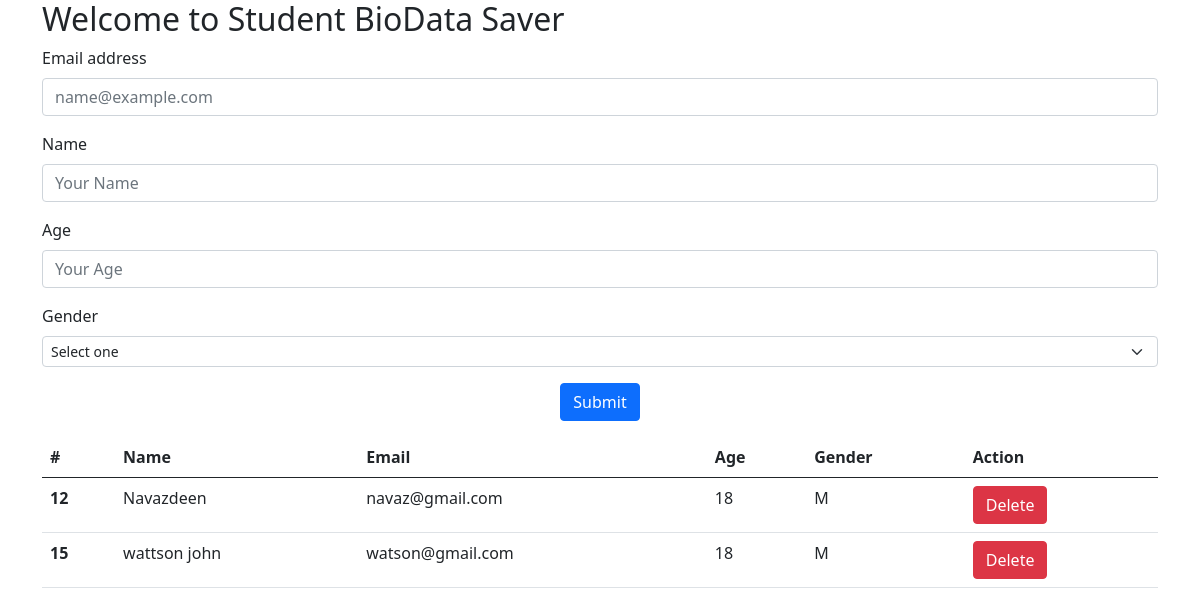
The app's page /, older data.
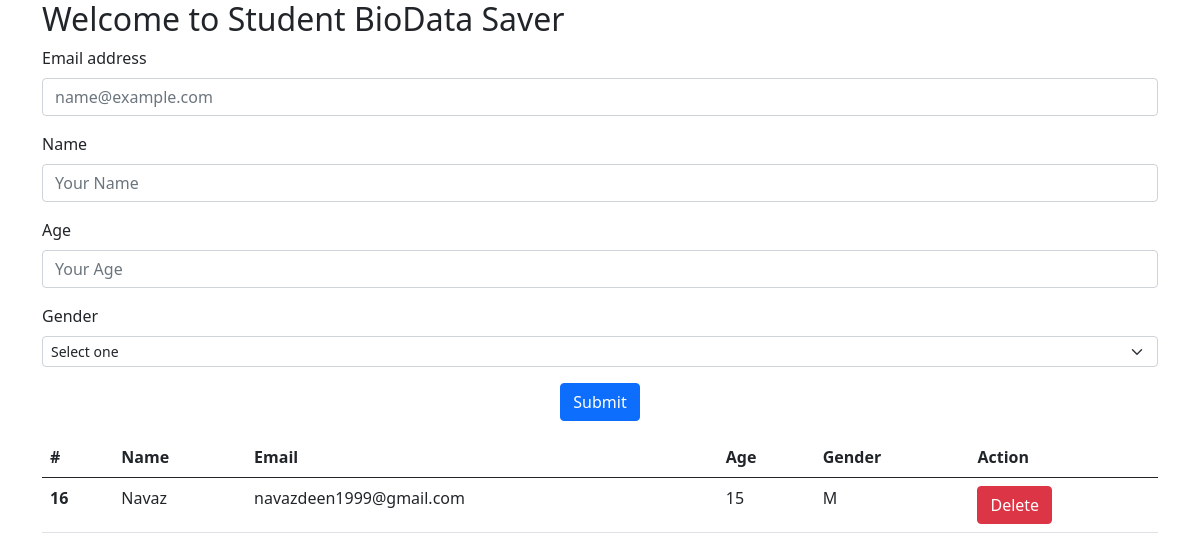
The same page, newer data.
### Home/models.py (models this page shows, shortened)
class StudentBio(models.Model):
    Email = models.EmailField()
    Name = models.CharField(max_length=255)
    Age = models.IntegerField()
    Gender = models.CharField(max_length=1)

### Home/views.py (the view, shortened to what this page needs)
# urls.py: path("", index, name='index'),
def index(request):
    context = {
        'Students': StudentBio.objects.all()
    }
    return render(request, 'Home/index.html', context)

### templates/Home/index.html (shortened to what this page needs)
<!DOCTYPE html>
{% load static %}
<html lang="en">
  <head>
    <link rel="stylesheet" href="{% static 'css/bootstrap.min.css' %}" />
  </head>
  <body>
    <form action="" method="post">
      <div class="container">
        <h2>Welcome to Student BioData Saver</h2>
        <div class="mb-3">
          <label for="email" class="form-label">Email address</label>
          <input
            type="email"
            class="form-control"
            id="email"
            placeholder="name@example.com"
            name="Email"
          />
        </div>
        <div class="mb-3">
          <label for="Name" class="form-label">Name</label>
          <input
            type="text"
            class="form-control"
            id="Name"
            placeholder="Your Name"
            name="Name"
          />
        </div>
        <div class="mb-3">
          <label for="Age" class="form-label">Age</label>
          <input
            type="text"
            class="form-control"
            id="Age"
            placeholder="Your Age"
            name="Age"
          />
        </div>
        <div class="mb-3">
          <label for="Gender" class="form-label">Gender</label>
          <select
            class="form-select form-select-sm"
            aria-label=".form-select-sm example"
            id="Gender"
            name="Gender"
          >
            <option value="None" selected>Select one</option>
          </select>
        </div>
        <div class="col-auto text-center">
          <button type="submit" class="btn btn-primary mb-3">Submit</button>
        </div>
      </div>
    </form>
    <div class="container">
      <table class="table">
        <thead>
          <tr>
            <th scope="col">#</th>
            <th scope="col">Name</th>
            <th scope="col">Email</th>
            <th scope="col">Age</th>
            <th scope="col">Gender</th>
            <th scope="col">Action</th>
          </tr>
        </thead>
        <tbody>
          {% for student in Students %}
          <tr>
            <th scope="row">{{student.id}}</th>
            <td>{{student.Name}}</td>
            <td>{{student.Email}}</td>
            <td>{{student.Age}}</td>
            <td>{{student.Gender}}</td>
            <td>
              <a type="button" href={% url 'delete' student.id %} class="btn btn-danger">Delete</a>
            </td>
          </tr>
          {% endfor %}
        </tbody>
      </table>
    </div>
  </body>
</html>

Row changes from the older to the newer data that the page shows:
removed StudentBio: id "12", Name "Navazdeen", Email "navaz@gmail.com", Age "18", Gender "M"
removed StudentBio: id "15", Name "wattson john", Email "watson@gmail.com", Age "18", Gender "M"
added StudentBio: id "16", Name "Navaz", Email "navazdeen1999@gmail.com", Age "15", Gender "M"
